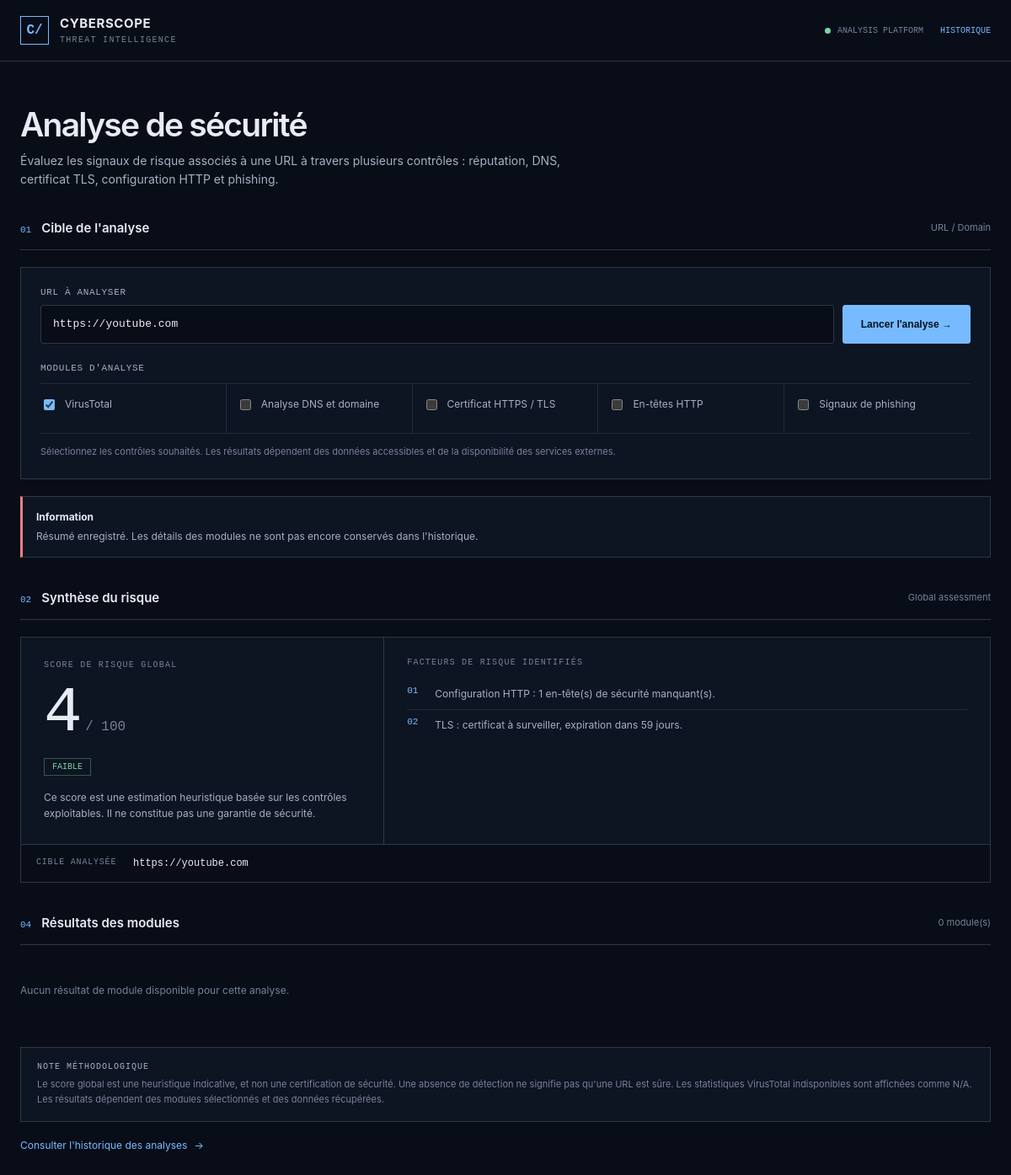
Page /history/1 on the committed database.
### tables this page shows
CREATE TABLE analyses (
                id INTEGER PRIMARY KEY AUTOINCREMENT,
                url TEXT NOT NULL,
                created_at TEXT NOT NULL,
                risk_score INTEGER NOT NULL,
                risk_level TEXT NOT NULL,
                malicious INTEGER NOT NULL DEFAULT 0,
                suspicious INTEGER NOT NULL DEFAULT 0,
                harmless INTEGER NOT NULL DEFAULT 0,
                undetected INTEGER NOT NULL DEFAULT 0,
                risk_reasons TEXT NOT NULL DEFAULT '[]'
            );

### src/cyberscope/web.py (the view)
@app.get("/history/{analysis_id}", response_class=HTMLResponse)
def history_detail(request: Request, analysis_id: int):
    record = get_analysis_by_id(analysis_id)
    if record is None:
        return render_home(
            request,
            error="Cette analyse n'existe pas dans l'historique.",
            status_code=404,
        )
    result = {
        "malicious": record["malicious"],
        "suspicious": record["suspicious"],
        "harmless": record["harmless"],
        "undetected": record["undetected"],
        "risk_score": record["risk_score"],
        "risk_level": record["risk_level"],
        "risk_reasons": json.loads(record["risk_reasons"]),
    }
    return render_home(
        request,
        url=record["url"],
        result=result,
        error=(
            "Résumé enregistré. Les détails des modules ne sont pas encore "
            "conservés dans l'historique."
        ),
    )

### src/cyberscope/templates/index.html (shortened to what this page needs)
<!DOCTYPE html>
<html lang="fr">
<head>
</head>
<body>
<header class="topbar">
    <div class="container topbar-inner">
        <a href="/" class="brand" aria-label="CyberScope — Accueil">
            <div class="brand-mark">C/</div>
            <div>
                <div class="brand-name">CYBERSCOPE</div>
                <span class="brand-subtitle">Threat Intelligence</span>
            </div>
        </a>
        <div class="topbar-right">
            <span class="system-indicator">
                <span class="indicator-dot"></span>
                Analysis platform
            </span>
            <a href="/history">Historique</a>
        </div>
    </div>
</header>
<main class="container">
    <section class="page-intro">
        <h1>Analyse de sécurité</h1>
        <p class="intro-description">
            Évaluez les signaux de risque associés à une URL à travers plusieurs
            contrôles : réputation, DNS, certificat TLS, configuration HTTP et phishing.
        </p>
    </section>
    <section aria-labelledby="analyzer-heading">
        <div class="section-heading">
            <div class="section-title-wrap">
                <span class="section-number">01</span>
                <h2 id="analyzer-heading">Cible de l'analyse</h2>
            </div>
            <span class="section-note">URL / Domain</span>
        </div>
        <form class="analyzer-form" action="/analyze" method="post">
            <label class="field-label" for="url">URL à analyser</label>
            <div class="url-row">
                <input
                    class="url-input"
                    type="text"
                    id="url"
                    name="url"
                    placeholder="https://example.com"
                    value="{{ url | default('', true) }}"
                    required
                    autocomplete="url"
                    spellcheck="false"
                >
                <button class="primary-button" type="submit">Lancer l'analyse →</button>
            </div>
            <div class="modules-label">Modules d'analyse</div>
            <div class="module-options">
                {% for module_id, module_name in available_modules.items() %}
                <label class="module-option">
                    <input
                        type="checkbox"
                        name="modules"
                        value="{{ module_id }}"
                        {% if module_id in (selected_modules | default([], true)) %}
                            checked
                        {% elif not selected_modules | default([], true) and module_id == "virustotal" %}
                            checked
                        {% endif %}
                    >
                    <span>{{ module_name }}</span>
                </label>
                {% endfor %}
            </div>
            <p class="form-footnote">
                Sélectionnez les contrôles souhaités. Les résultats dépendent
                des données accessibles et de la disponibilité des services externes.
            </p>
        </form>
        {% if error %}
        <div class="alert alert-error" role="alert">
            <div class="alert-title">Information</div>
            <p>{{ error }}</p>
        </div>
        {% endif %}
    </section>
    {% if result %}
    <section class="section" aria-labelledby="overview-heading">
        <div class="section-heading">
            <div class="section-title-wrap">
                <span class="section-number">02</span>
                <h2 id="overview-heading">Synthèse du risque</h2>
            </div>
            <span class="section-note">Global assessment</span>
        </div>
        <div class="risk-overview">
            <div class="risk-main">
                <div class="risk-label">Score de risque global</div>
                <div class="risk-score-line">
                    <div class="risk-score">
                        {% if result.risk_score is not none %}
                            {{ result.risk_score }}<small> / 100</small>
                        {% else %}
                            <span style="font-size: 24px; letter-spacing: 0;">N/A</span>
                        {% endif %}
                    </div>
                </div>
                {% set level = result.risk_level | default("Non évalué", true) %}
                {% set level_lower = level | lower %}
                <span class="risk-level
                    {% if level_lower == 'faible' %}low
                    {% elif level_lower == 'modéré' or level_lower == 'modere' %}moderate
                    {% elif level_lower == 'élevé' or level_lower == 'eleve' %}high
                    {% elif level_lower == 'critique' %}critical
                    {% endif %}
                ">{{ level }}</span>
                <p class="risk-explanation">
                    Ce score est une estimation heuristique basée sur les contrôles
                    exploitables. Il ne constitue pas une garantie de sécurité.
                </p>
            </div>
            <div class="risk-reasons">
                <h3 class="subheading">Facteurs de risque identifiés</h3>
                {% if result.risk_reasons %}
                    <ol class="reason-list">
                    {% for reason in result.risk_reasons %}
                        <li>{{ reason }}</li>
                    {% endfor %}
                    </ol>
                {% else %}
                    <p class="empty-reasons">Aucune information de risque disponible.</p>
                {% endif %}
            </div>
        </div>
        <div class="target-strip">
            <div class="target-label">Cible analysée</div>
            <div class="target-value">{{ url }}</div>
        </div>
    </section>
    <section class="section" aria-labelledby="modules-heading">
        <div class="section-heading">
            <div class="section-title-wrap">
                <span class="section-number">04</span>
                <h2 id="modules-heading">Résultats des modules</h2>
            </div>
            <span class="section-note">
                {{ modules_results | default([], true) | length }} module(s)
            </span>
        </div>
        {% if modules_results %}
        <div class="module-list">
            {% for module in modules_results %}
            <article class="analysis-module">
                <div class="module-header">
                    <div>
                        <h3 class="module-title">
                            <span class="module-index">{{ "%02d" | format(loop.index) }}</span>
                            {{ module["title"] | default("Module d'analyse", true) }}
                        </h3>
                    </div>
                    {% set status = module.status | default("unknown", true) %}
                    {% set status_lower = status | lower %}
                    <span class="module-status
                        {% if status_lower == 'success' %}success
                        {% elif status_lower == 'warning' %}warning
                        {% elif status_lower == 'error' %}error
                        {% endif %}
                    ">
                        {% if status_lower == 'success' %}
                            OK
                        {% elif status_lower == 'warning' %}
                            Attention
                        {% elif status_lower == 'error' %}
                            Erreur
                        {% elif status_lower == 'info' %}
                            Info
                        {% else %}
                            {{ status }}
                        {% endif %}
                    </span>
                </div>
                {% if module.summary %}
                <p class="module-summary">{{ module.summary }}</p>
                {% endif %}
                {% if module.warnings %}
                <div class="module-warnings">
                    <ul>
                    {% for warning in module.warnings %}
                        <li>{{ warning }}</li>
                    {% endfor %}
                    </ul>
                </div>
                {% endif %}
                {% if module.details %}
                <dl class="detail-list">
                    {% for key, value in module.details.items() %}
                    <div class="detail-row">
                        <dt>{{ key }}</dt>
                        <dd>{{ render_value(value) }}</dd>
                    </div>
                    {% endfor %}
                </dl>
                {% endif %}
            </article>
            {% endfor %}
        </div>
        {% else %}
            <p class="no-modules">Aucun résultat de module disponible pour cette analyse.</p>
        {% endif %}
    </section>
    <section class="methodology">
        <h2 class="methodology-title">Note méthodologique</h2>
        <p>
            Le score global est une heuristique indicative, et non une certification
            de sécurité. Une absence de détection ne signifie pas qu'une URL est sûre.
            Les statistiques VirusTotal indisponibles sont affichées comme N/A.
            Les résultats dépendent des modules sélectionnés et des données récupérées.
        </p>
    </section>
    {% endif %}
    <a class="history-link" href="/history">
        Consulter l'historique des analyses <span aria-hidden="true">→</span>
    </a>
</main>
</body>
</html>

### rows in the picture
analyses: url "https://youtube.com", risk_score "4", risk_level "FAIBLE"

### other values in the picture
{{ module_name }} "VirusTotal" "Analyse DNS et domaine" "Certificat HTTPS / TLS" "En-têtes HTTP" "Signaux de phishing"
{{ error }} "Résumé enregistré. Les détails des modules ne sont pas encore conservés dans l'historique."
{{ reason }} "Configuration HTTP : 1 en-tête(s) de sécurité manquant(s)." "TLS : certificat à surveiller, expiration dans 59 jours."
{{ modules_results | default([], true) | length }} "0"
